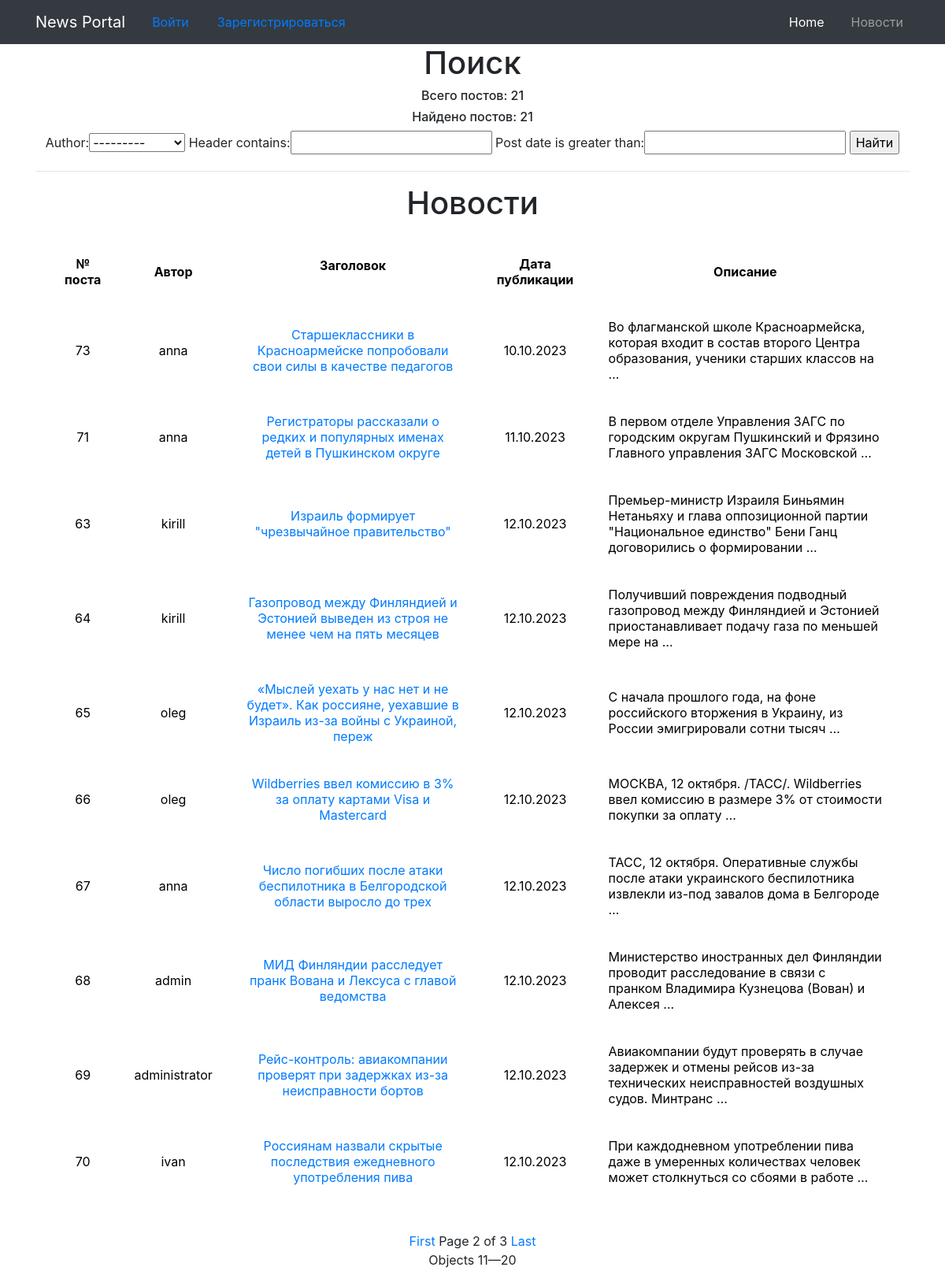
Screenshot of /news/?page=2 with the database file from the repository.
### MyApp/models.py (models this page shows, shortened)
class Post(models.Model):
    author = models.ForeignKey(User, on_delete=models.CASCADE)
    header = models.CharField(max_length=100, blank=False)
    body = models.CharField(max_length=8000, blank=True)
    post_date = models.DateField(default=timezone.now)

### MyApp/views.py (the view)
# urls.py: path('', PostListView.as_view(), name='post_list'),
class PostListView(FilteredPostListView):
    filterset_class = PostFilterSet
    paginate_by = 10

### MyApp/templatetags/custom_template_funcs.py (called while the page is built)
@register.filter(name='censor')
def censor(value, arg):
    for i in value.split():
        if i.lower() in black_list:
            value = value.replace(i, arg)
    return value

### MyApp/templatetags/my_tags.py (called while the page is built)
@register.simple_tag(takes_context=True)
def param_replace(context, **kwargs):
    d = context['request'].GET.copy()
    for k, v in kwargs.items():
        d[k] = v
    for k in [k for k, v in d.items() if not v]:
        del d[k]
    return d.urlencode()

### MyApp/views.py (called while the page is built)
    def get_context_data(self, **kwargs):
        context = super().get_context_data(**kwargs)
        context['post_search'] = self.filterset  # объявляем для шаблона способ обращения к отфильтрованному queryset
        context['all_news_count'] = Post.objects.all().count()
        context['posts_found'] = self.get_queryset().count()
        return context

    def get_queryset(self):
        queryset = super().get_queryset().order_by('post_date', 'id')
        self.filterset = self.filterset_class(self.request.GET, queryset=queryset)
        return self.filterset.qs.all()

### templates/MyApp/post_list.html (shortened to what this page needs)
{% extends 'flatpages/default.html' %}
{% load custom_template_funcs %}
{% block content %}
<h1>Поиск</h1>
<h6>Всего постов: {{ all_news_count }}</h6>
<h6>Найдено постов: {{ posts_found }}</h6>
<form method="GET">
    {{ post_search.form }}
    <input type="submit" value="Найти">
</form>
<hr>
{% load my_tags %}
{% if object_list %}
<h1>Новости</h1>
    <table>
        <tr>
            <td valign="top" align="center"><b>№ поста</b></td>
            <td align="center"><b>Автор</b></td>
            <td align="center"><b>Заголовок<p></b></td>
            <td align="center"><b>Дата публикации</b></td>
            <td align="center"><b>Описание </b></td>
        </tr>
        {% for post in object_list %}
        <tr>
            <td align="center">{{ post.id }}</td>
            <td align="center">{{ post.author }}</td>
            <td align="center">
                <a href="{% url 'post_details' post.id %}">
                    {{ post.header|default:"Без заголовка"|censor:'***' }}
                </a>
            </td>
            <td align="center">{{ post.post_date|default:"Без даты"|date:'d.m.Y' }}</td>
            <td>
                {{ post.body|censor:'***'|truncatewords:15 }}
            </td>
        {% endfor %}
        </tr>
    </table>
{% else %}
<h2>
    Новостей нет!
</h2>
{% endif %}
<br>
{% if is_paginated %}
  {% if page_obj.has_previous %}
    <a href="?{% param_replace page=1 %}">First</a>
  {% endif %}
  Page {{ page_obj.number }} of {{ paginator.num_pages }}
  {% if page_obj.has_next %}
    <a href="?{% param_replace page=paginator.num_pages %}">Last</a>
  {% endif %}
  <p>Objects {{ page_obj.start_index }}—{{ page_obj.end_index }}</p>
{% endif %}
{% endblock content %}

### templates/MyApp/post_list.html (style rules this page uses)
TABLE { background: rgb(255, 255, 255); border: 5px double #ffffff; color: black; width: 100%; border: 1px solid rgb(255, 255, 255); border-spacing: 7px 5px; padding: 10px; }
TD, TH { border: 30px solid rgba(255, 255, 255, 0.1); padding: 5px; }
h2, h1 { text-align: center; }

### rows the page displays
Post: id "73", author "anna", header|censor "Старшеклассники в Красноармейске попробовали свои силы в качестве педагогов", post_date "10.10.2023", body|censor "Во флагманской школе Красноармейска, которая входит в состав второго Центра образования, ученики старших классов на …"
Post: id "71", author "anna", header|censor "Регистраторы рассказали о редких и популярных именах детей в Пушкинском округе", post_date "11.10.2023", body|censor "В первом отделе Управления ЗАГС по городским округам Пушкинский и Фрязино Главного управления ЗАГС Московской …"
Post: id "63", author "kirill", header|censor "Израиль формирует \"чрезвычайное правительство\"", post_date "12.10.2023", body|censor "Премьер-министр Израиля Биньямин Нетаньяху и глава оппозиционной партии \"Национальное единство\" Бени Ганц договорились о формировании …"
Post: id "64", author "kirill", header|censor "Газопровод между Финляндией и Эстонией выведен из строя не менее чем на пять месяцев", post_date "12.10.2023", body|censor "Получивший повреждения подводный газопровод между Финляндией и Эстонией приостанавливает подачу газа по меньшей мере на …"
Post: id "65", author "oleg", header|censor "«Мыслей уехать у нас нет и не будет». Как россияне, уехавшие в Израиль из-за войны с Украиной, переж", post_date "12.10.2023", body|censor "С начала прошлого года, на фоне российского вторжения в Украину, из России эмигрировали сотни тысяч …"
Post: id "66", author "oleg", header|censor "Wildberries ввел комиссию в 3% за оплату картами Visa и Mastercard", post_date "12.10.2023", body|censor "МОСКВА, 12 октября. /ТАСС/. Wildberries ввел комиссию в размере 3% от стоимости покупки за оплату …"
Post: id "67", author "anna", header|censor "Число погибших после атаки беспилотника в Белгородской области выросло до трех", post_date "12.10.2023", body|censor "ТАСС, 12 октября. Оперативные службы после атаки украинского беспилотника извлекли из-под завалов дома в Белгороде …"
Post: id "68", author "admin", header|censor "МИД Финляндии расследует пранк Вована и Лексуса с главой ведомства", post_date "12.10.2023", body|censor "Министерство иностранных дел Финляндии проводит расследование в связи с пранком Владимира Кузнецова (Вован) и Алексея …"
Post: id "69", author "administrator", header|censor "Рейс-контроль: авиакомпании проверят при задержках из-за неисправности бортов", post_date "12.10.2023", body|censor "Авиакомпании будут проверять в случае задержек и отмены рейсов из-за технических неисправностей воздушных судов. Минтранс …"
Post: id "70", author "ivan", header|censor "Россиянам назвали скрытые последствия ежедневного употребления пива", post_date "12.10.2023", body|censor "При каждодневном употреблении пива даже в умеренных количествах человек может столкнуться со сбоями в работе …"

### other values shown
{{ all_news_count }} "21"
{{ posts_found }} "21"
{{ page_obj.number }} "2"
{{ paginator.num_pages }} "3"
{{ page_obj.start_index }} "11"
{{ page_obj.end_index }} "20"
